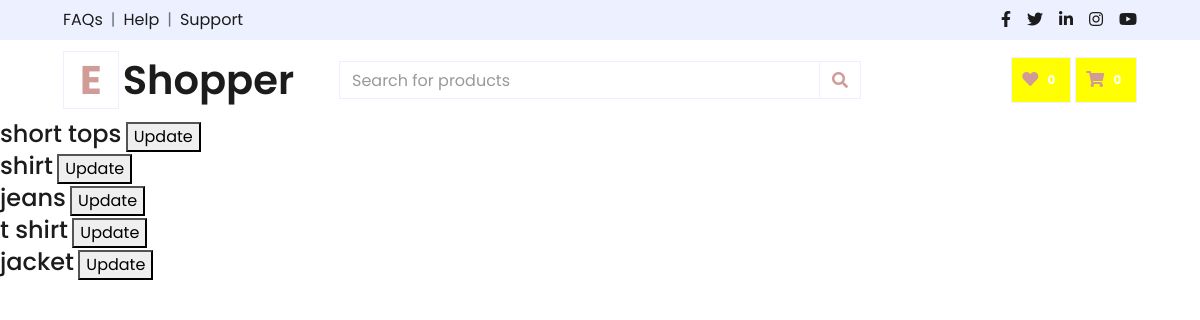
Screenshot of /adminapp/product_update with the database file from the repository.
### adminapp/models.py (models this page shows)
class ProductList(models.Model):
    Product_ID = models.AutoField(primary_key=True)
    Product_Name = models.CharField(max_length=200)
    Product_Catogary = models.CharField(max_length=200)
    Product_Discription = models.CharField(max_length=1000)
    Product_Price = models.CharField(max_length=100)
    Product_Image = models.ImageField(upload_to = "product_image")

### adminapp/views.py (the view)
# urls.py: path("product_update",views.product_update,name="product_update"),
def product_update(request):
    products = ProductList.objects.all()
    if request.method == "POST":
        id = request.POST["id"]
        return redirect("product_updatepage/"+id)
    return render(request, "product_update.html", {"products": products})

### templates/product_update.html (shortened to what this page needs)
{% extends 'admin.html'%}
{% block content %}
{% for product in products%}
<form method="post">
<h4>{{product.Product_Name}}</h4>
<button type="submit" name="id" value="{{product.Product_ID}}">Update</button>
</form>
{% endfor %}
{% endblock %}

### templates/product_update.html (style rules this page uses)
h4 { display:inline; }

### rows the page displays
ProductList: Product_Name "short tops", {{ product.Product_ID }} 5 (drawn)
ProductList: Product_Name "shirt", {{ product.Product_ID }} 6 (drawn)
ProductList: Product_Name "jeans", {{ product.Product_ID }} 7 (drawn)
ProductList: Product_Name "t shirt", {{ product.Product_ID }} 8 (drawn)
ProductList: Product_Name "jacket", {{ product.Product_ID }} 9 (drawn)
